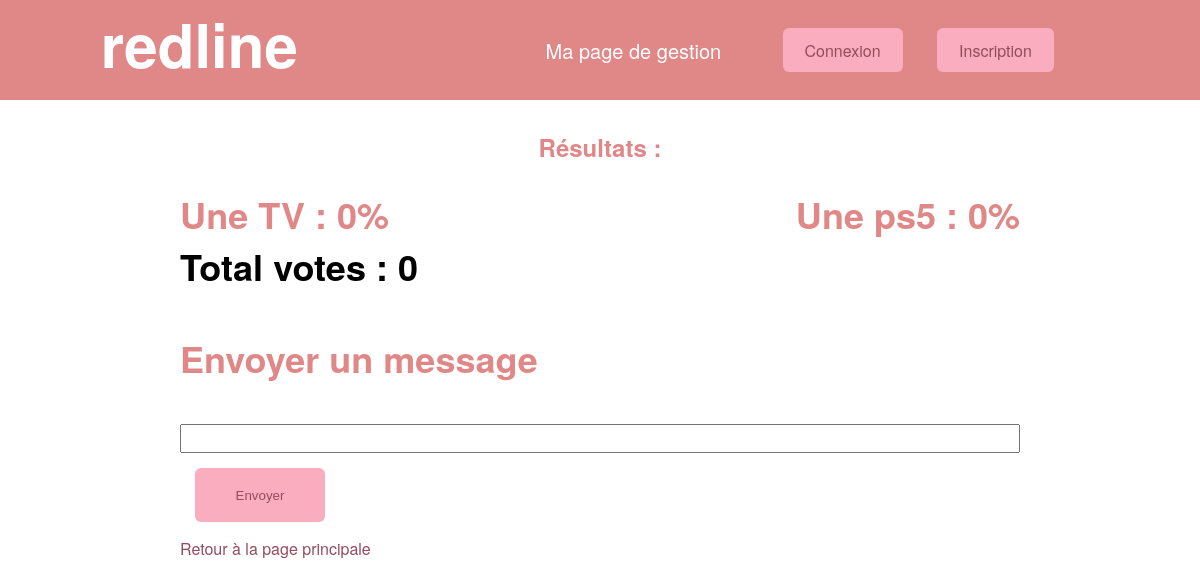
Screenshot of /?page=createdPoll&poll_id=5 (signed in) with the database file from the repository.
### tables this page shows
CREATE TABLE `polls` (
  `poll_id` int(11) NOT NULL,
  `poll_title` varchar(80) NOT NULL,
  `poll_answer1` varchar(20) NOT NULL,
  `poll_answer2` varchar(20) NOT NULL,
  `poll_link` varchar(40) DEFAULT NULL,
  `poll_top_percent` int(11) DEFAULT NULL,
  `created_at` timestamp NULL DEFAULT current_timestamp(),
  `poll_limit` timestamp NULL DEFAULT current_timestamp(),
  `poll_creator` varchar(80) NOT NULL,
  `accepted_id` int(11) DEFAULT NULL,
  `poll_answer1_votes` int(11) DEFAULT 0,
  `poll_answer2_votes` int(11) DEFAULT 0
);

### public/index.php (called while the page is built, shortened)
<?php
require ROOT."/Autoloader.php";
require ROOT."/Rooter.php";
?>

### autoloader.php (called while the page is built, shortened)
<?php
class Autoloader{
    public static function autoload($class){
        $class = str_replace("\\","/", $class);
    }
}

### Core/Database.php (called while the page is built, shortened)
<?php
class Database{
    protected $pdo;
    public function __construct()
    {
        try {
            $this->host   = $dbConfig["host"];
            $this->dbname = $dbConfig["dbname"];
            $this->dbuser = $dbConfig["dbuser"];
            $this->dbpass = $dbConfig["dbpass"];
            $this->pdo = new \PDO("mysql:host=$this->host;dbname=$this->dbname", $this->dbuser, $this->dbpass);
        } catch (\PDOException $e) {
            return $e->getMessage();
        }
    }
    public function query($statement)
    {
        $query = $this->pdo->query($statement);
            return $query->fetchAll(\PDO::FETCH_OBJ);
    }
}

### App/Model/CreatedPollModel.php (called while the page is built, shortened)
<?php
class CreatedPollModel extends Database{
    public function getPoll($pollId) {
        $LastPoll = $this->query("SELECT * FROM polls WHERE poll_id = '$pollId'");
       return ($LastPoll);
    }
    public function getPollResult($pollId) {
        $getPollResult = $this->query("SELECT * FROM polls WHERE poll_id = '$pollId'");
        return ($getPollResult);
    }
}

### App/View/ResultPollView.php (the view, shortened to what this page needs)
<!DOCTYPE html>
<html lang="fr">
<head>
    <?php include ROOT. "/public/includes/_head.php" ;?>
</head>
<body>
    <?php include ROOT. "/public/includes/_header.php" ;?>
<div class="wrapper app">
<h1 class="app">Résultats :</h1>
<div class="choices">
    <h3 class="app"><?=$getPollFirstAnswer?> : <?=$votesAnswer1Percents?>%</h3>
    <h3 class="app"><?=$getPollSecondAnswer?> : <?=$votesAnswer2Percents?>%</h3>
</div>
<h3>Total votes : <?=$totalVotes?></h3>
<div id="messages">
    <h3 class="app">Envoyer un message</h3>
</div>
    <form method="POST">
        <input class="message" type="text" name="message" id="">
        <button class="sendMessage" type="submit" name="sendMessage">Envoyer</button>
    </form>
    <a href="?page=MyPolls" class="returnhome">Retour à la page principale</a>
</div>
</body>
</html>

### public/assets/css/import.css (style rules this page uses)
* { margin:0;padding:0 }
body { font-family:"Helvetica Neue",Helvetica,Arial,sans-serif }
h1 { font-size:60px }
h3 { font-size:36px }
a { text-decoration:none;color:#fff }
a.button,button { width:130px;height:54px;margin:15px;padding:11px 22px 10px;border-radius:6px;background-color:#faadbf;color:#934c5d;border:1px transparent }
h1.app { text-align:center;font-size:24px;text-transform:capitalize;color:#e08787;margin-top:30px }
h3.app { color:#e08787;font-size:36px }
#messages h3.app { margin:5vh auto }
.wrapper.app { min-height:80vh;width:70%;margin:auto }
.wrapper.app a { color:#934c5d }
.wrapper.app form { display:flex;justify-items:center;flex-direction:column;height:100% }
.wrapper.app form input { padding:5px }
.wrapper.app .choices { display:flex;justify-content:space-between;margin-top:3vh;width:100% }

### rows the page displays
polls: poll_answer1 "Une TV", poll_answer1_votes "0", poll_answer2 "Une ps5"
